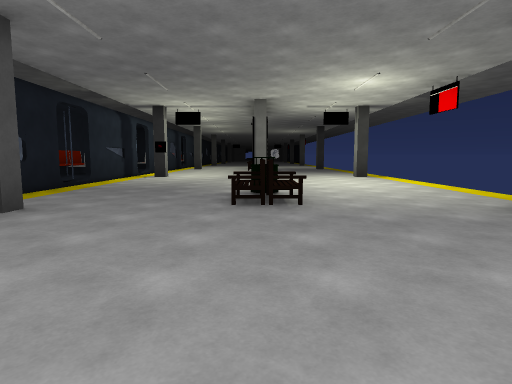
[1] (above)

24 first-person views from a walk through a 3-D level made in the Unity game engine. The camera is 1.4 m above the floor, tilts 6° down and sees 75° across. The floor is counted in squares, 2 m on a side. Each view is taken from the middle of a square. On the plan, view 1 faces up. The plan holds only what a view shows up to about 10 squares ahead; the rest is blank. The place goes on beyond the plan. The player is left out. Some surface patterns are stand-ins.

[2]
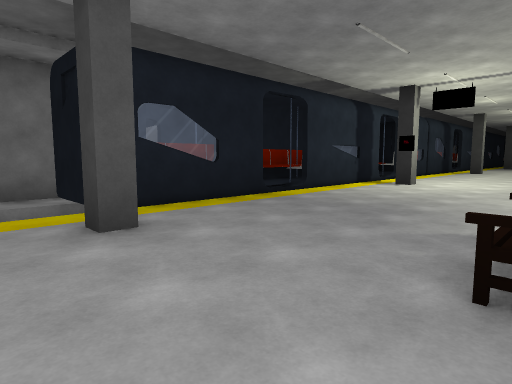

[3]
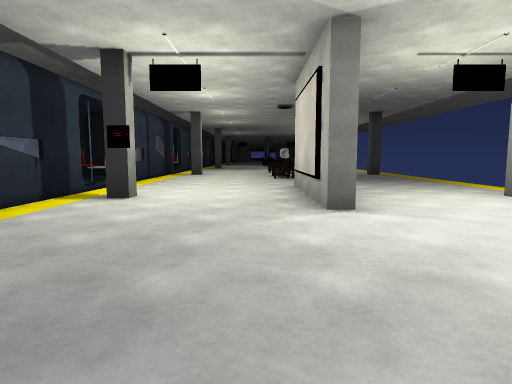

[4]
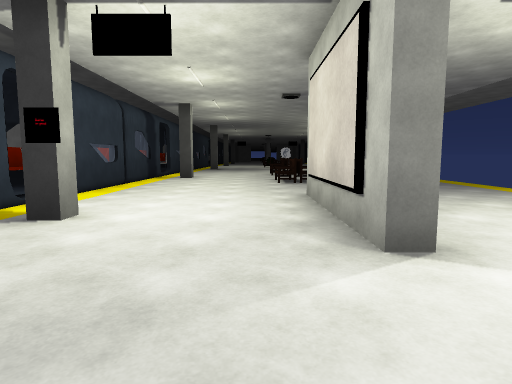

[5]
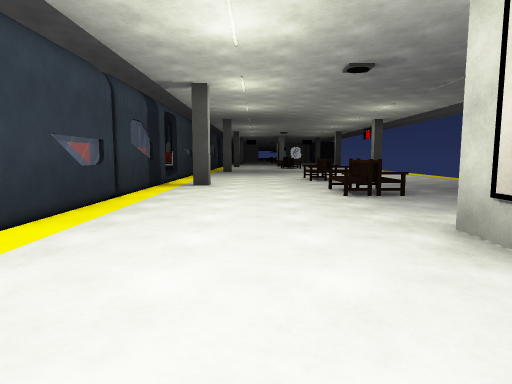

[6]
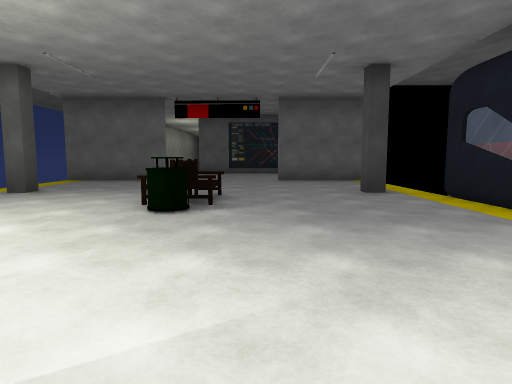

[7]
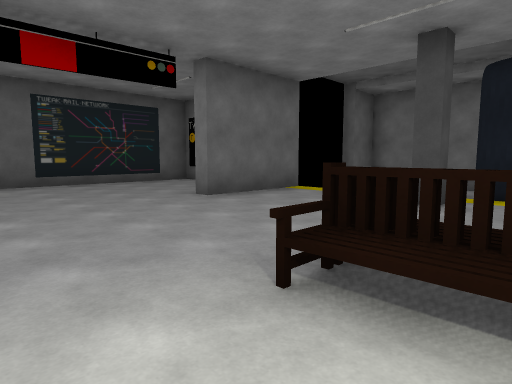

[8]
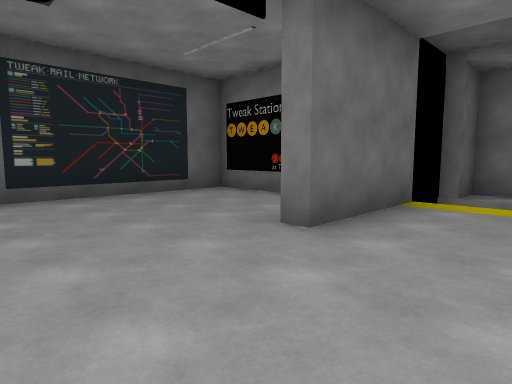

[9]
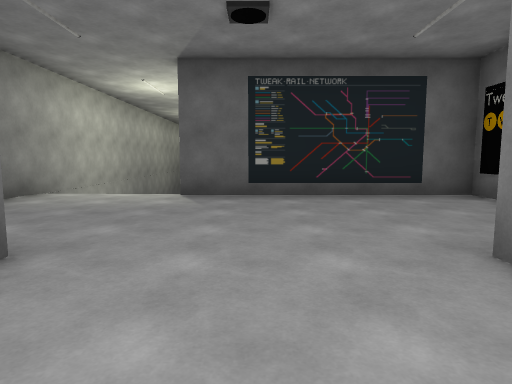

[10]
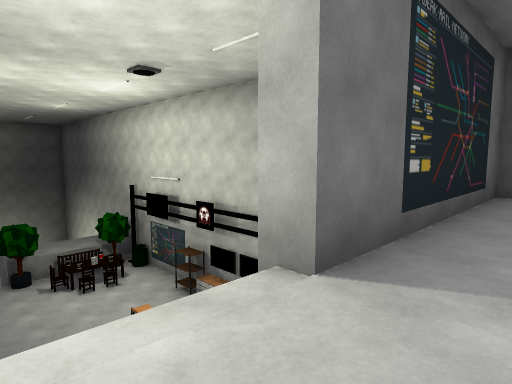

[11]
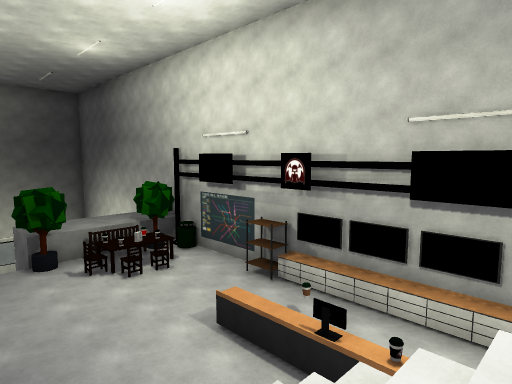

[12]
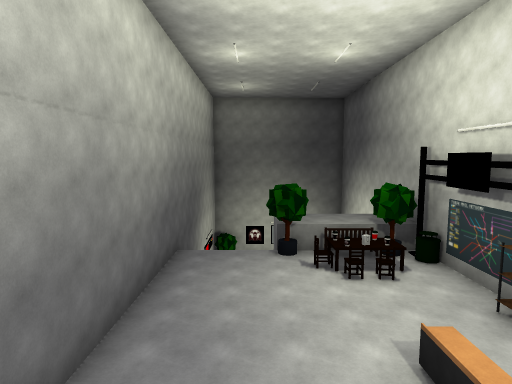

[13]
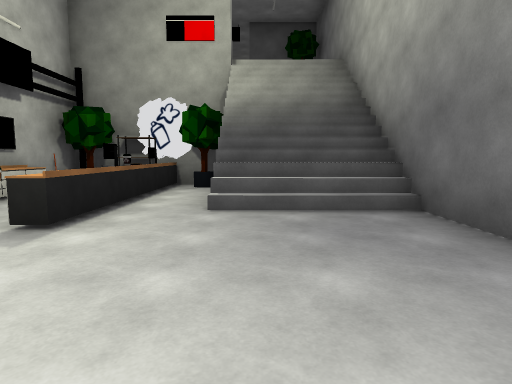

[14]
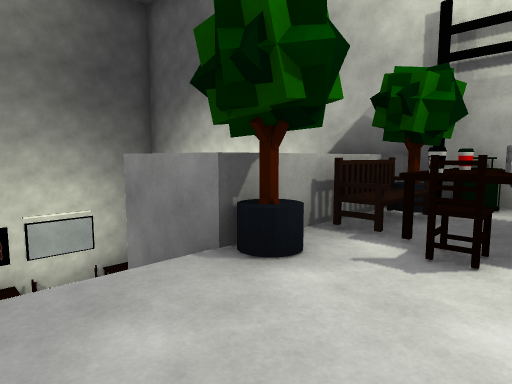

[15]
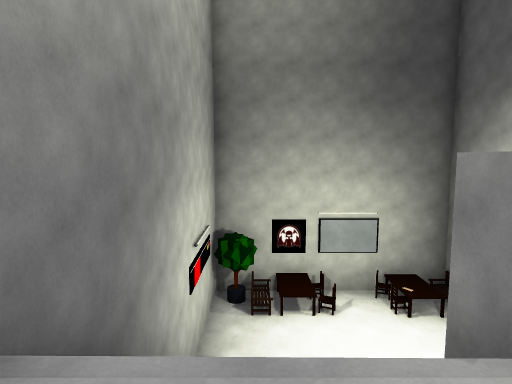

[16]
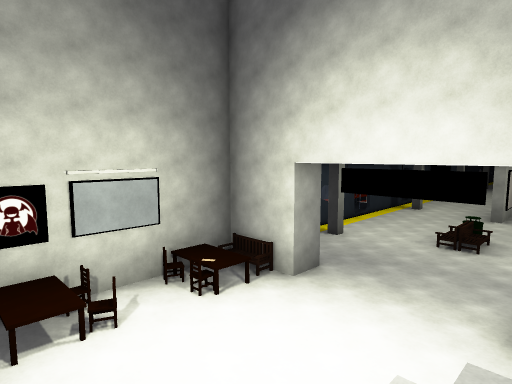

[17]
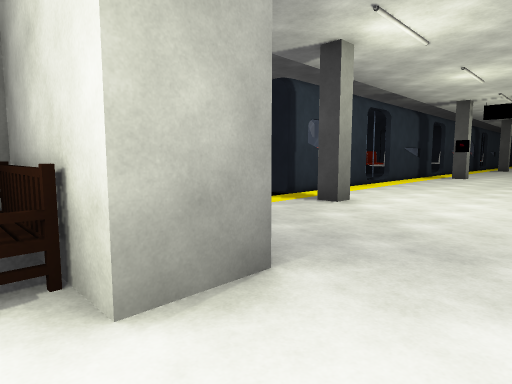

[18]
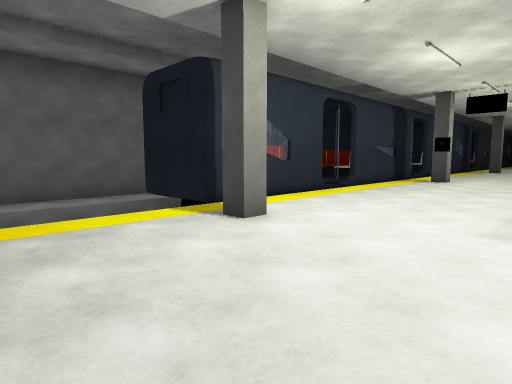

[19]
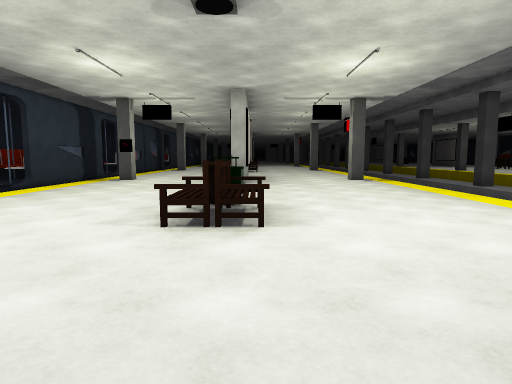

[20]
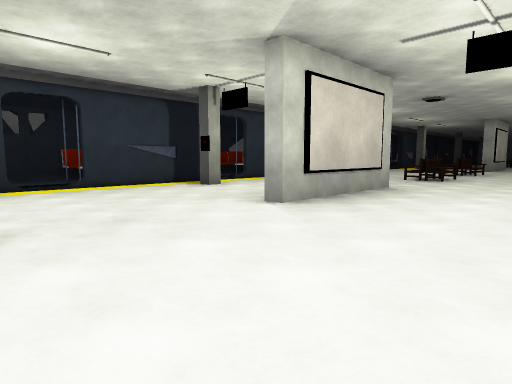

[21]
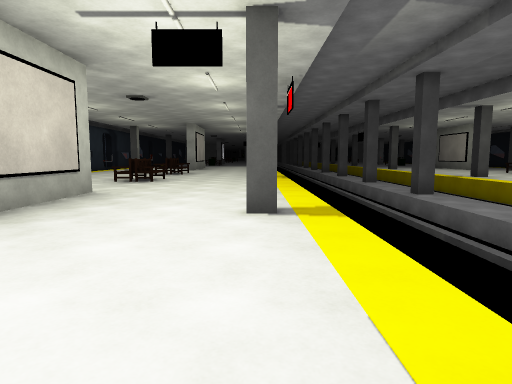

[22]
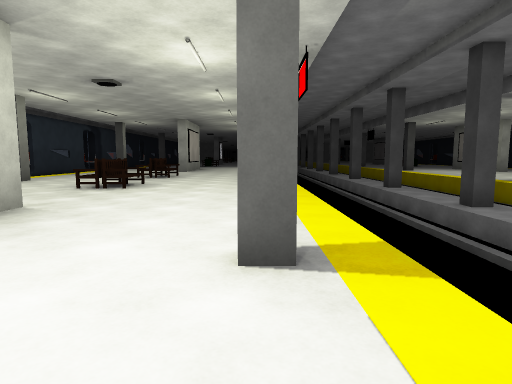

[23]
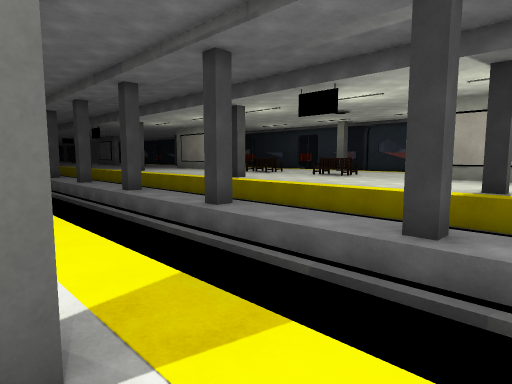

[24]
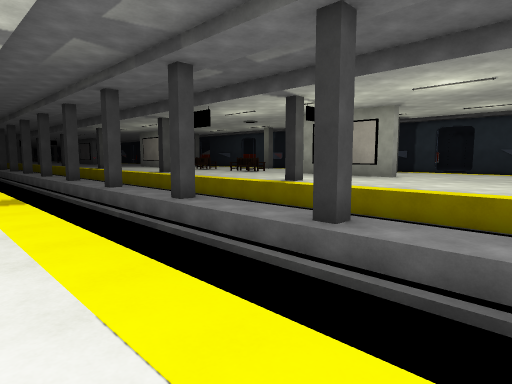

### Floor plan
Key: @ floor where view 1 was taken; # wall or solid block; x gap in a wall; . main floor; - floor 6.25 m lower than the main floor; _ floor 12.5 m lower than the main floor; < floor 12.75 m lower than the main floor; ( floor 13 m lower than the main floor; / step, stairs or slope; = window, fence, low wall or low ledge; ^ raised ledge; v drop or lower ground; O other object.
Columns run from 24 left of view 1 to 5 right of it. Each row starts with its distance up from view 1.
 21                     ....O
 20                    #........
 19                    =.#......
 18                    #....O..
 17                    #....O..
 16                  #^=.........v
 15                  #^#.........
 14                    #....#....v
 13                    #....#....
 12                    #x...#...#
 11                    #....#...
 10                    #.........
  9                    #.........
  8                    #.........v
  7                    #.........v
  6                    #....O....v
  5                 ####....O....
  4                 #v  .#......#
  3                 #   .........
  2                 #v  .........
  1                 ##  ###...###v
  0                     #...@...
 -1                     #.......
 -2                     #........#
 -3         ##    v     ######...#
 -4              vv      #OOOO///#
 -5             <vvv     #-OO-///#
 -6       <<   <<<vv     #O-O-///#
 -7      <<<<<#<<<<v     #O-O-///#
 -8   vvvvvvvvvvvvvv     #-OO----#
 -9                      #O------#
-10     v vvvvvvv vv     #O------#
-11  (#(((#(((#((((((    #--O----#
-12 vvvvvvvvvvvvvvvvv    #-OO----#
-13        vvvvvvvvv     #OOOO---#
-14      <<<<<<<<<<<<    #OOOO///#
-15      <<<<<#<<<<<<       ##  /#
-16   <<<<<<<<<<<<<<<<<        //#
-17   <<<<<<<<<<<<<<<<<<<<<<    /#
-18   <<O<<<<<<<<<<<O<<<<<<<<   /#
-19   <<O<<<####<<<OO<<<<<<<<<<<<#
-20   <<<<    <<<<<<<<<<<<<<<<<<<#
-21   <<<   <<<<<<<<<<<<<#OO<OOO<#
-22   #     <<#<<<<<<#<<<#OO<OOO<#
-23          ####<#=##<<<#########
-24            x__x  #
-25           #^###  #
-26                 vvvv
-27                 ####

Positions as (right, up) in squares from view 1, and headings:
1: (0, 0), facing up
2: (0, 3), facing up-left
3: (-1, 6), facing up
4: (-1, 8), facing up
5: (-2, 11), facing up
6: (-1, 11), facing down
7: (2, 6), facing down-left
8: (1, 3), facing down-left
9: (0, 3), facing down
10: (3, -2), facing down-left
11: (3, -5), facing down-left
12: (2, -5), facing down
13: (2, -12), facing up
14: (3, -12), facing down-left
15: (3, -13), facing down
16: (3, -16), facing down-left
17: (-2, -19), facing down-left
18: (-4, -19), facing down-left
19: (-4, -18), facing left
20: (-9, -15), facing down-left
21: (-10, -15), facing left
22: (-12, -15), facing left
23: (-13, -15), facing up-left
24: (-8, -15), facing up-left
